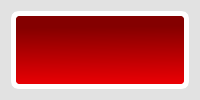
  <widget class="QWidget" name="centralWidget">
   <property name="palette">
    <palette>
     <active>
      <colorrole role="WindowText">
       <brush brushstyle="SolidPattern">
        <color alpha="255">
         <red>0</red>
         <green>0</green>
         <blue>0</blue>
        </color>
       </brush>
      </colorrole>
      <colorrole role="Button">
       <brush brushstyle="SolidPattern">
        <color alpha="255">
         <red>226</red>
         <green>226</green>
         <blue>226</blue>
        </color>
       </brush>
      </colorrole>
      <colorrole role="Text">
       <brush brushstyle="SolidPattern">
        <color alpha="255">
         <red>0</red>
         <green>0</green>
         <blue>0</blue>
        </color>
       </brush>
      </colorrole>
      <colorrole role="ButtonText">
       <brush brushstyle="SolidPattern">
        <color alpha="255">
         <red>0</red>
         <green>0</green>
         <blue>0</blue>
        </color>
       </brush>
      </colorrole>
      <colorrole role="Base">
       <brush brushstyle="SolidPattern">
        <color alpha="255">
         <red>226</red>
         <green>226</green>
         <blue>226</blue>
        </color>
       </brush>
      </colorrole>
      <colorrole role="Window">
       <brush brushstyle="SolidPattern">
        <color alpha="255">
         <red>226</red>
         <green>226</green>
         <blue>226</blue>
        </color>
       </brush>
      </colorrole>
      <colorrole role="Highlight">
       <brush brushstyle="SolidPattern">
        <color alpha="255">
         <red>248</red>
         <green>205</green>
         <blue>196</blue>
        </color>
       </brush>
      </colorrole>
      <colorrole role="HighlightedText">
       <brush brushstyle="SolidPattern">
        <color alpha="255">
         <red>4</red>
         <green>4</green>
         <blue>4</blue>
        </color>
       </brush>
      </colorrole>
     </active>
     <inactive>
      <colorrole role="WindowText">
       <brush brushstyle="SolidPattern">
        <color alpha="255">
         <red>0</red>
         <green>0</green>
         <blue>0</blue>
        </color>
       </brush>
      </colorrole>
      <colorrole role="Button">
       <brush brushstyle="SolidPattern">
        <color alpha="255">
         <red>226</red>
         <green>226</green>
         <blue>226</blue>
        </color>
       </brush>
      </colorrole>
      <colorrole role="Text">
       <brush brushstyle="SolidPattern">
        <color alpha="255">
         <red>0</red>
         <green>0</green>
         <blue>0</blue>
        </color>
       </brush>
      </colorrole>
      <colorrole role="ButtonText">
       <brush brushstyle="SolidPattern">
        <color alpha="255">
         <red>0</red>
         <green>0</green>
         <blue>0</blue>
        </color>
       </brush>
      </colorrole>
      <colorrole role="Base">
       <brush brushstyle="SolidPattern">
        <color alpha="255">
         <red>226</red>
         <green>226</green>
         <blue>226</blue>
        </color>
       </brush>
      </colorrole>
      <colorrole role="Window">
       <brush brushstyle="SolidPattern">
        <color alpha="255">
         <red>226</red>
         <green>226</green>
         <blue>226</blue>
        </color>
       </brush>
      </colorrole>
      <colorrole role="Highlight">
       <brush brushstyle="SolidPattern">
        <color alpha="255">
         <red>248</red>
         <green>205</green>
         <blue>196</blue>
        </color>
       </brush>
      </colorrole>
      <colorrole role="HighlightedText">
       <brush brushstyle="SolidPattern">
        <color alpha="255">
         <red>4</red>
         <green>4</green>
         <blue>4</blue>
        </color>
       </brush>
      </colorrole>
     </inactive>
     <disabled>
      <colorrole role="WindowText">
       <brush brushstyle="SolidPattern">
        <color alpha="255">
         <red>0</red>
         <green>0</green>
         <blue>0</blue>
        </color>
       </brush>
      </colorrole>
      <colorrole role="Button">
       <brush brushstyle="SolidPattern">
        <color alpha="255">
         <red>226</red>
         <green>226</green>
         <blue>226</blue>
        </color>
       </brush>
      </colorrole>
      <colorrole role="Text">
       <brush brushstyle="SolidPattern">
        <color alpha="255">
         <red>0</red>
         <green>0</green>
         <blue>0</blue>
        </color>
       </brush>
      </colorrole>
      <colorrole role="ButtonText">
       <brush brushstyle="SolidPattern">
        <color alpha="255">
         <red>0</red>
         <green>0</green>
         <blue>0</blue>
        </color>
       </brush>
      </colorrole>
      <colorrole role="Base">
       <brush brushstyle="SolidPattern">
        <color alpha="255">
         <red>226</red>
         <green>226</green>
         <blue>226</blue>
        </color>
       </brush>
      </colorrole>
      <colorrole role="Window">
       <brush brushstyle="SolidPattern">
        <color alpha="255">
         <red>226</red>
         <green>226</green>
         <blue>226</blue>
        </color>
       </brush>
      </colorrole>
      <colorrole role="Highlight">
       <brush brushstyle="SolidPattern">
        <color alpha="255">
         <red>248</red>
         <green>205</green>
         <blue>196</blue>
        </color>
       </brush>
      </colorrole>
      <colorrole role="HighlightedText">
       <brush brushstyle="SolidPattern">
        <color alpha="255">
         <red>4</red>
         <green>4</green>
         <blue>4</blue>
        </color>
       </brush>
      </colorrole>
     </disabled>
    </palette>
   </property>
   <property name="styleSheet">
    <string notr="true">selection-background-color: rgb(248, 205, 196);</string>
   </property>
   <layout class="QGridLayout" name="gridLayout">
    <item row="0" column="0">
     <widget class="QGroupBox" name="groupBox_2">
      <property name="styleSheet">
       <string notr="true">QGroupBox{
background-color: qlineargradient(spread:pad, x1:0.46, y1:0, x2:0.487, y2:0.977273, stop:0.188482 rgba(132, 0, 0, 255), stop:1 rgba(235, 0, 4, 255));
border-style: solid;
border-width: 5px;
border-color: rgb(255,255,255);
border-radius: 8px;
}</string>
      </property>
      <property name="title">
       <string/>
      </property>
      <widget class="QLabel" name="label_2">
       <property name="geometry">
        <rect>
         <x>585</x>
         <y>127</y>
         <width>504</width>
         <height>145</height>
        </rect>
       </property>
       <property name="styleSheet">
        <string notr="true">background-color: qlineargradient(spread:pad, x1:0.46, y1:0, x2:0.487, y2:0.977273, stop:0.188482 rgba(132, 0, 0, 255), stop:1 rgba(235, 0, 4, 255));
border-top-color: rgb(138, 0, 0);
border-left-color: rgb(174, 0, 2);
border-bottom-color: rgb(204, 0, 3);


</string>
       </property>
       <property name="text">
        <string/>
       </property>
       <property name="pixmap">
        <pixmap>Íconos/credi1.png</pixmap>
       </property>
       <property name="scaledContents">
        <bool>false</bool>
       </property>
       <property name="alignment">
        <set>Qt::AlignCenter</set>
       </property>
      </widget>
      <widget class="QLabel" name="label">
       <property name="geometry">
        <rect>
         <x>1002</x>
         <y>392</y>
         <width>150</width>
         <height>25</height>
        </rect>
       </property>
       <property name="sizePolicy">
        <sizepolicy hsizetype="Fixed" vsizetype="Fixed">
         <horstretch>0</horstretch>
         <verstretch>0</verstretch>
        </sizepolicy>
       </property>
       <property name="minimumSize">
        <size>
         <width>150</width>
         <height>25</height>
        </size>
       </property>
       <property name="maximumSize">
        <size>
         <width>150</width>
         <height>25</height>
        </size>
       </property>
       <property name="styleSheet">
        <string notr="true">background-color: rgb(231, 0, 4);
border-top-color: rgb(231, 0, 4);
border-left-color: rgb(231, 0, 4);
border-bottom-color: rgb(231, 0, 4);
border-right-color: rgb(231, 0, 4);</string>
       </property>
       <property name="text">
        <string/>
       </property>
       <property name="pixmap">
        <pixmap>Íconos/slam1.png</pixmap>
       </property>
       <property name="scaledContents">
        <bool>true</bool>
       </property>
      </widget>
      <widget class="QPushButton" name="pushButton">
       <property name="geometry">
        <rect>
         <x>50</x>
         <y>330</y>
         <width>131</width>
         <height>81</height>
        </rect>
       </property>
       <property name="toolTip">
        <string>&lt;html&gt;&lt;head/&gt;&lt;body&gt;&lt;p&gt;Configuración&lt;/p&gt;&lt;/body&gt;&lt;/html&gt;</string>
       </property>
       <property name="styleSheet">
        <string notr="true">background-color: rgba(191, 64, 64, 0);
border_widht: 2px;
border-color: rgb(0, 0, 0);
border-top-color: rgb(0, 0, 0);
border-left-color: rgb(0, 0, 0);</string>
       </property>
       <property name="text">
        <string/>
       </property>
       <property name="icon">
        <iconset>
         <normaloff>Íconos/icono-de-una-tuerca.png</normaloff>Íconos/icono-de-una-tuerca.png</iconset>
       </property>
       <property name="iconSize">
        <size>
         <width>50</width>
         <height>50</height>
        </size>
       </property>
      </widget>
     </widget>
    </item>
   </layout>
  </widget>
